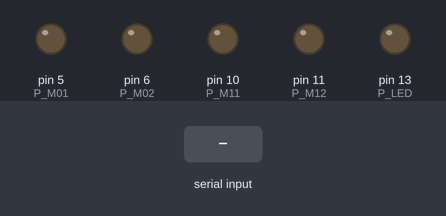
The sketch below on a simulated Arduino Uno, built with avr-gcc and run on an emulated ATmega328P. On the bench: output pins drawn as LEDs (lit = HIGH). Dashed ring = blinking. The inputs (shaded band) are chosen by the test bench. Pins used as bus, display or sensor lines are not drawn.

Above: at 1.8 s.
1.9 s: "f" received over Serial
At 3.5 s:
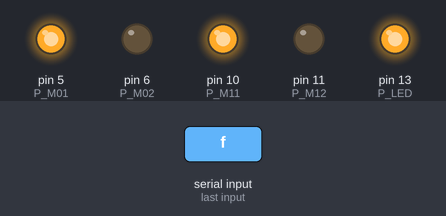
4.9 s: "b" received over the second serial link
At 5.3 s:
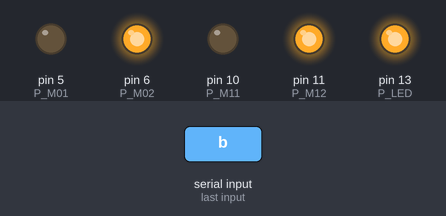
7.9 s: "r" received over Serial
At 9.0 s:
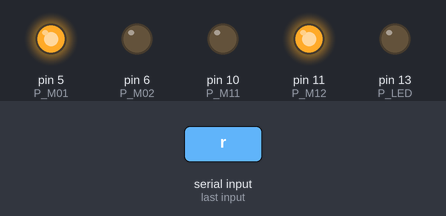
10.9 s: "l" received over the second serial link
At 12.3 s:
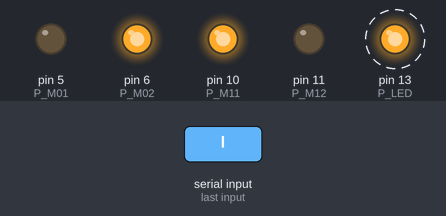
15.4 s: "1" received over the second serial link
Timing chart, 0 to 17.9 s (numbered marks = the images above; inputs shaded):
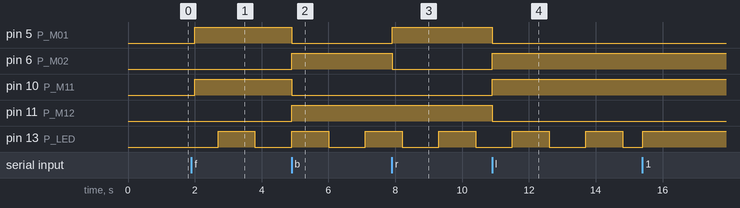

The sketch:

rn42_motor_1.ino
```cpp
/*
 * Bluetooth Motor Controller
 * 2015-06-01 K.OHWADA
 */

// Bluetooth
// Microchip RN-42 Bluetooth Module

// Motor driver
// TA7291P
// 0 0 Stop
// 1 0 ClockWise
// 0 1 CounterClockWise
// 1 1 Break

#include <AltSoftSerial.h>
AltSoftSerial altSerial;

#define SERIAL_SPEED  9600
#define BT_SPEED  115200

// Pin
// Serial RX  0
// Serial TX  1
#define P_BT_RST  2
#define P_M01    5
#define P_M02    6
// AltSoftSerial RX  8
// AltSoftSerial TX  9
#define P_M11    10
#define P_M12    11
#define P_LED    13

int cnt = 0;
boolean isRun = false;
boolean isLed = false;
boolean isBlink = true;

void setup() {
    Serial.begin( SERIAL_SPEED );
    altSerial.begin( BT_SPEED );
    // LED
    pinMode(P_LED, OUTPUT);
    // motor
    pinMode(P_M01, OUTPUT);
    pinMode(P_M02, OUTPUT);
    pinMode(P_M11, OUTPUT);
    pinMode(P_M12, OUTPUT);
    stop();
    // make the Bluetooth Module reset
    pinMode(P_BT_RST, OUTPUT);
    digitalWrite(P_BT_RST, LOW);
    delay(100);
    digitalWrite(P_BT_RST, HIGH);
    delay(500);
}

void loop() {
    char c;
    if( Serial.available() ) {
        c = Serial.read();
        command( c );
    }
    if( altSerial.available() ) {
        c = altSerial.read();
        command( c );
    }
    // LED
    cnt ++;
    if (cnt>10) {
        cnt = 0;
        if ( isBlink ) {
            digitalWrite(P_LED, isLed);
            isLed = !isLed;
        }
    }
    delay(100);
}

void command( int c ) {
    if ( c == '0' ) {
        isBlink = false;
        digitalWrite(P_LED, LOW);
    } else if ( c == '1' ) {
        isBlink = false;
        digitalWrite(P_LED, HIGH);
    } else if ( c == '2' ) {
        isBlink = true;
    } else if ( c == 'f' ) {
        // forward
        digitalWrite(P_M01, HIGH);
        digitalWrite(P_M02, LOW);
        digitalWrite(P_M11, HIGH);
        digitalWrite(P_M12, LOW);
    }  else if ( c == 'b' ) {
        // backward
        digitalWrite(P_M01, LOW);
        digitalWrite(P_M02, HIGH);
        digitalWrite(P_M11, LOW);
        digitalWrite(P_M12, HIGH);
    }  else if ( c == 'r' ) {
        // right turn
        digitalWrite(P_M01, HIGH);
        digitalWrite(P_M02, LOW);
        digitalWrite(P_M11, LOW);
        digitalWrite(P_M12, HIGH);
    } else if ( c == 'l' ) {
        // left turn
        digitalWrite(P_M01, LOW);
        digitalWrite(P_M02, HIGH);
        digitalWrite(P_M11, HIGH);
        digitalWrite(P_M12, LOW);
    } else {
        stop();
    }
}

void stop() {
    digitalWrite(P_M01, LOW);
    digitalWrite(P_M02, LOW);
    digitalWrite(P_M11, LOW);
    digitalWrite(P_M12, LOW);
}
```

Measured:
- after the input at 1.9 s, pin 5 (P_M01), pin 10 (P_M11): LOW → HIGH after 0.10 s
- after the input at 4.9 s, pin 5 (P_M01), pin 10 (P_M11): HIGH → LOW at once; pin 6 (P_M02), pin 11 (P_M12): LOW → HIGH at once
- after the input at 7.9 s, pin 5 (P_M01): LOW → HIGH at once; pin 6 (P_M02): HIGH → LOW at once
- after the input at 10.9 s, pin 5 (P_M01), pin 11 (P_M12): HIGH → LOW at once; pin 6 (P_M02), pin 10 (P_M11): LOW → HIGH at once
- by itself, pin 13 (P_LED): alternates HIGH for 1.1 s and LOW for 1.1 s
